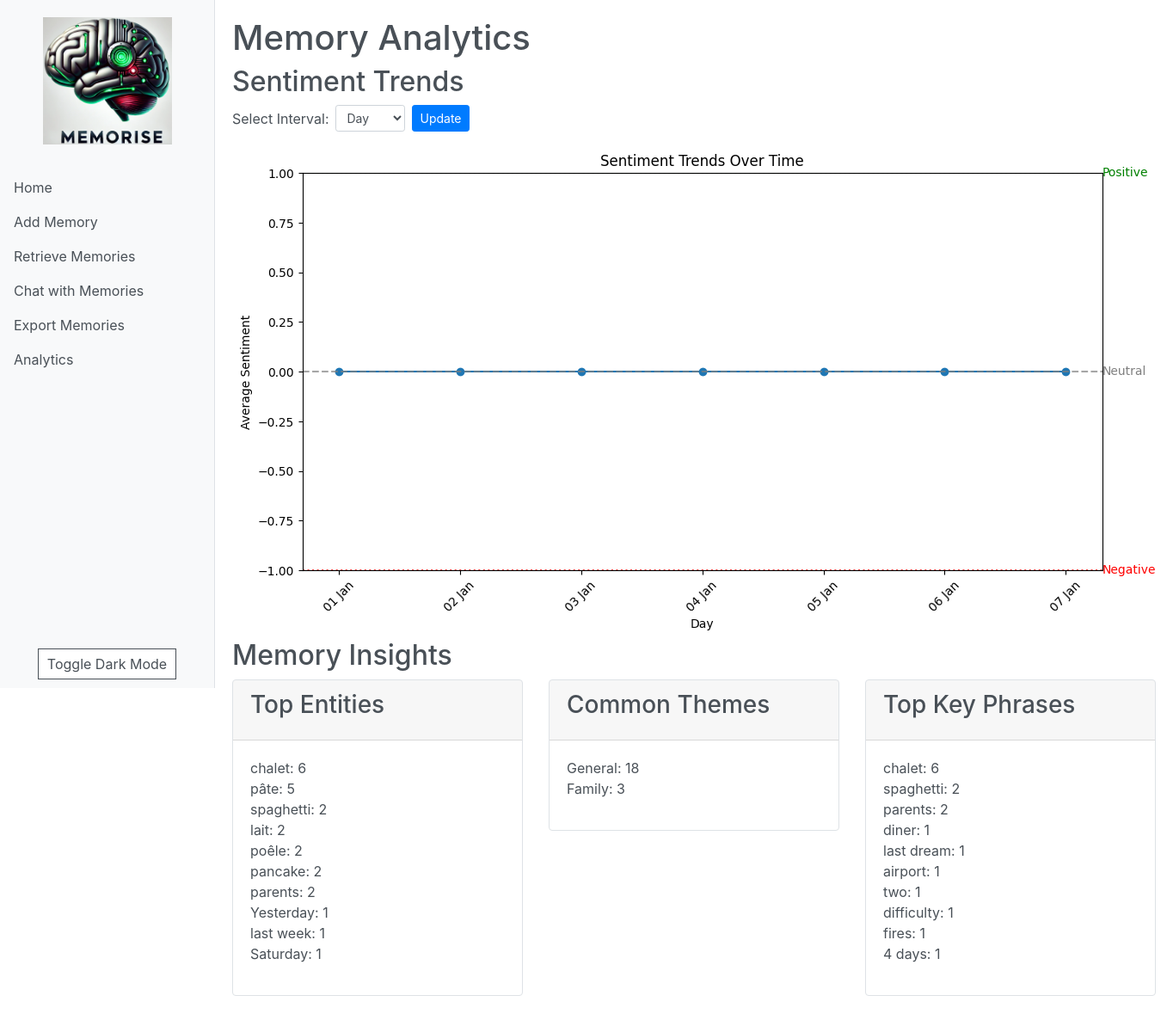
The app's page /analytics with its own data.
### app/models/memory.py (models this page shows, shortened)
class Memory(db.Model):
    id = db.Column(db.Integer, primary_key=True)
    content = db.Column(db.Text, nullable=False)
    timestamp = db.Column(db.DateTime, default=datetime.utcnow)
    category = db.Column(db.String(50))
    sentiment = db.Column(db.String(20))
    sentiment_scores = db.Column(db.Text)
    entities = db.Column(db.Text)
    key_phrases = db.Column(db.Text)
    language = db.Column(db.String(50))
    language_code = db.Column(db.String(10))

### app/routes/analytics_routes.py (the view)
@bp.route('/analytics')
def analytics():
    interval = request.args.get('interval', 'W')
    sentiment_trends = get_sentiment_trends(interval)
    memory_insights = get_memory_insights()
    print("Sentiment Trends:", sentiment_trends)  # Debug print
    print("Memory Insights:", memory_insights)  # Debug print
    return render_template('analytics.html', sentiment_trends=sentiment_trends, memory_insights=memory_insights)

### templates/analytics.html (shortened to what this page needs)
{% extends "base.html" %}
{% block content %}
<h1>Memory Analytics</h1>
<h2>Sentiment Trends</h2>
<form method="GET" action="{{ url_for('analytics.analytics') }}" class="form-inline mb-3">
    <div class="form-group mr-2">
        <label for="interval" class="mr-2">Select Interval:</label>
        <select class="form-control form-control-sm" id="interval" name="interval">
            <option value="D" {% if request.args.get("interval") == "D" %} selected {% endif %}>Day</option>
        </select>
    </div>
    <button type="submit" class="btn btn-primary btn-sm">Update</button>
</form>
{% if sentiment_trends %}
    <img alt="Sentiment Trends">
{% else %}
    <p>No sentiment data available.</p>
{% endif %}
<h2>Memory Insights</h2>
<div class="row">
    <div class="col-md-4">
        <div class="card mb-4">
            <div class="card-header">
                <h3 class="card-title">Top Entities</h3>
            </div>
            <div class="card-body">
                {% if memory_insights.top_entities %}
                    <ul class="list-unstyled">
                    {% for entity, count in memory_insights.top_entities.items() %}
                        <li>{{ entity }}: {{ count }}</li>
                    {% endfor %}
                    </ul>
                {% else %}
                    <p>No entity data available.</p>
                {% endif %}
            </div>
        </div>
    </div>
    <div class="col-md-4">
        <div class="card mb-4">
            <div class="card-header">
                <h3 class="card-title">Common Themes</h3>
            </div>
            <div class="card-body">
                {% if memory_insights.top_categories %}
                    <ul class="list-unstyled">
                    {% for category, count in memory_insights.top_categories.items() %}
                        <li>{{ category }}: {{ count }}</li>
                    {% endfor %}
                    </ul>
                {% else %}
                    <p>No category data available.</p>
                {% endif %}
            </div>
        </div>
    </div>
    <div class="col-md-4">
        <div class="card mb-4">
            <div class="card-header">
                <h3 class="card-title">Top Key Phrases</h3>
            </div>
            <div class="card-body">
                {% if memory_insights.top_phrases %}
                    <ul class="list-unstyled">
                    {% for phrase, count in memory_insights.top_phrases.items() %}
                        <li>{{ phrase }}: {{ count }}</li>
                    {% endfor %}
                    </ul>
                {% else %}
                    <p>No key phrase data available.</p>
                {% endif %}
            </div>
        </div>
    </div>
</div>
{% endblock %}

### templates/base.html (shortened to what this page needs)
<!DOCTYPE html>
<html lang="en">
<head>
    <link rel="stylesheet" href="https://stackpath.bootstrapcdn.com/bootstrap/4.5.2/css/bootstrap.min.css">
</head>
<body>
    <div class="sidebar">
        <div class="logo">
            <a href="{{ url_for('main.index') }}">
                <img src="{{ url_for('static', filename='images/logo.png') }}" alt="Memorise Logo" class="img-fluid">
            </a>
        </div>
        <ul class="nav flex-column">
            <li class="nav-item">
                <a class="nav-link" href="{{ url_for('main.index') }}">Home</a>
            </li>
            <li class="nav-item">
                <a class="nav-link" href="{{ url_for('memory.add_memory_route') }}">Add Memory</a>
            </li>
            <li class="nav-item">
                <a class="nav-link" href="{{ url_for('memory.retrieve_memories_route') }}">Retrieve Memories</a>
            </li>
            <li class="nav-item">
                <a class="nav-link" href="{{ url_for('memory.chat_with_memories_route') }}">Chat with Memories</a>
            </li>
            <li class="nav-item">
                <a class="nav-link" href="{{ url_for('export.export_memories_route') }}">Export Memories</a>
            </li>
            <li class="nav-item">
                <a class="nav-link" href="{{ url_for('analytics.analytics') }}">Analytics</a>
            </li>
        </ul>
        <div class="dark-mode-toggle">
            <button id="darkModeToggle">Toggle Dark Mode</button>
        </div>
    </div>
    <div class="content">
        {% block content %}{% endblock %}
    </div>
</body>
</html>

### templates/base.html (style rules this page uses)
:root { --bg-color: #ffffff; --text-color: #495057; --sidebar-bg: #f8f9fa; --sidebar-border: #dee2e6; --hover-bg: #e9ecef; --card-bg: #ffffff; --card-border: #dee2e6; }
body { background-color: var(--bg-color); color: var(--text-color); transition: background-color 0.3s, color 0.3s; }
.card { background-color: var(--card-bg); border-color: var(--card-border); color: var(--text-color); }
.sidebar { height: 100vh; width: 250px; position: fixed; top: 0; left: 0; padding-top: 20px; background-color: var(--sidebar-bg); border-right: 1px solid var(--sidebar-border); display: flex; flex-direction: column; }
.sidebar .logo { text-align: center; margin-bottom: 30px; }
.sidebar .logo img { width: 150px; height: auto; }
.content { margin-left: 250px; padding: 20px; }
.nav-link { color: var(--text-color); }
.dark-mode-toggle { margin-top: auto; padding: 10px; text-align: center; }
.dark-mode-toggle button { background-color: var(--bg-color); color: var(--text-color); border: 1px solid var(--text-color); padding: 5px 10px; cursor: pointer; }

### records on screen
Memory: category "General", count "18"
Memory: category "Family", count "3"

### other values on screen
{{ entity }} "chalet" "pâte" "spaghetti" "lait" "poêle" "pancake" "parents" "Yesterday" "last week" "Saturday"
{{ count }} "6" "5" "2" "2" "2" "2" "2" "1" "1" "1"
{{ phrase }} "chalet" "spaghetti" "parents" "diner" "last dream" "airport" "two" "difficulty" "fires" "4 days"
{{ count }} "6" "2" "2" "1" "1" "1" "1" "1" "1" "1"
